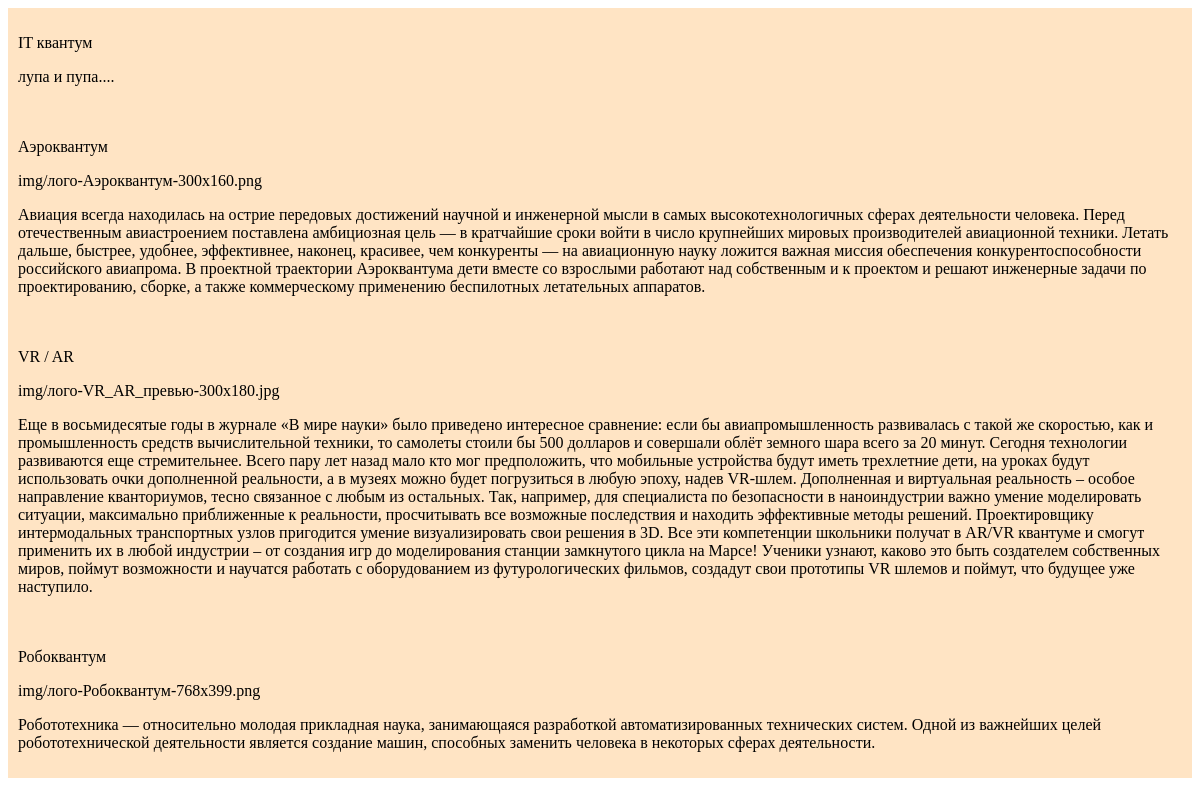
Before: /kvantums with the older database file.
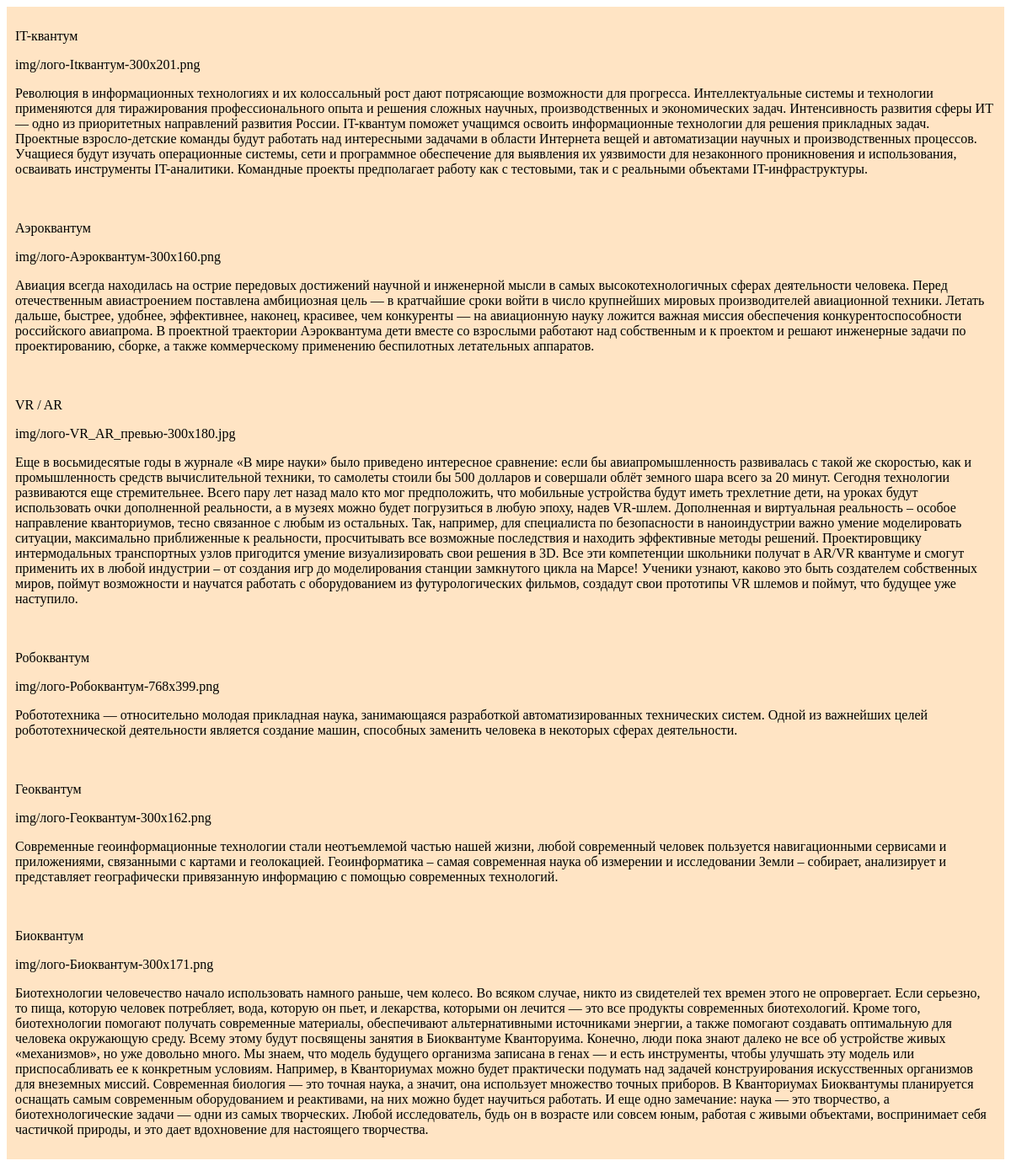
After: the same page with the newer database file.
### kvant_projects/apps/kvant_proj/models.py (models this page shows, shortened)
class Kvantum(models.Model):
    kvantum = models.CharField(max_length=50, verbose_name='квантум')
    description = models.CharField(max_length=10000, verbose_name='описание квантума')
    kvantum_logo = models.ImageField(upload_to="img", verbose_name='логотип квантума', blank=True)
    class Meta:
        verbose_name = 'Квантум'
        verbose_name_plural = 'Квантумы'

### kvant_projects/apps/kvant_proj/views.py (the view)
# urls.py: path('kvantums', kvantums, name='kvantums'),
def kvantums(request):
    Kvantum_list = Kvantum.objects.all()
    context = {
        "kvant_list": Kvantum_list
    }
    return render(request, 'kvantum_list.html', context)

### kvant_projects/apps/kvant_proj/templates/kvantum_list.html
{% extends 'index.html' %}
{% block content %}
    {% for kvant in kvant_list %}
        <div style="background: bisque; padding: 10px">
        <p>{{ kvant.kvantum }} </p>
        {{ kvant.kvantum_logo }}
        <p>{{ kvant.description }}</p>
        </div>
    {% endfor %}
{% endblock %}

### kvant_projects/apps/kvant_proj/templates/index.html (shortened to what this page needs)
<!DOCTYPE html>
<html lang="en">
<head>
</head>
<body>
  <div class="wrapper">
      <div class="base">
          <div class="content">
              {% block content %}{% endblock %}
          </div>
      </div>
  </div>
</body>
</html>

Changed rows visible on the page:
changed Kvantum: kvantum "IT квантум" → "IT-квантум"; kvantum_logo (not shown) → "img/лого-Itквантум-300x201.png"; description "лупа и пупа...." → "Революция в информационных технологиях и их колоссальный рост дают потрясающие возможности для прогресса. Интеллектуальные системы и технологии применяются для тиражирования профессионального опыта и решения сложных научных, производственных и экономических задач. Интенсивность развития сферы ИТ — одно из приоритетных направлений развития России. IT-квантум поможет учащимся освоить информационные технологии для решения прикладных задач. Проектные взросло-детские команды будут работать над интересными задачами в области Интернета вещей и автоматизации научных и производственных процессов. Учащиеся будут изучать операционные системы, сети и программное обеспечение для выявления их уязвимости…"
added Kvantum: kvantum "Геоквантум", kvantum_logo "img/лого-Геоквантум-300x162.png", description "Современные геоинформационные технологии стали неотъемлемой частью нашей жизни, любой современный человек пользуется навигационными сервисами и приложениями, связанными с картами и геолокацией. Геоинформатика – самая современная наука об измерении и исследовании Земли – собирает, анализирует и представляет географически привязанную информацию с помощью современных технологий."
added Kvantum: kvantum "Биоквантум", kvantum_logo "img/лого-Биоквантум-300x171.png", description "Биотехнологии человечество начало использовать намного раньше, чем колесо. Во всяком случае, никто из свидетелей тех времен этого не опровергает. Если серьезно, то пища, которую человек потребляет, вода, которую он пьет, и лекарства, которыми он лечится — это все продукты современных биотехологий. Кроме того, биотехнологии помогают получать современные материалы, обеспечивают альтернативными источниками энергии, а также помогают создавать оптимальную для человека окружающую среду. Всему этому будут посвящены занятия в Биоквантуме Кванторуима. Конечно, люди пока знают далеко не все об устройстве живых «механизмов», но уже довольно много. Мы знаем, что модель будущего организма записана в…"
